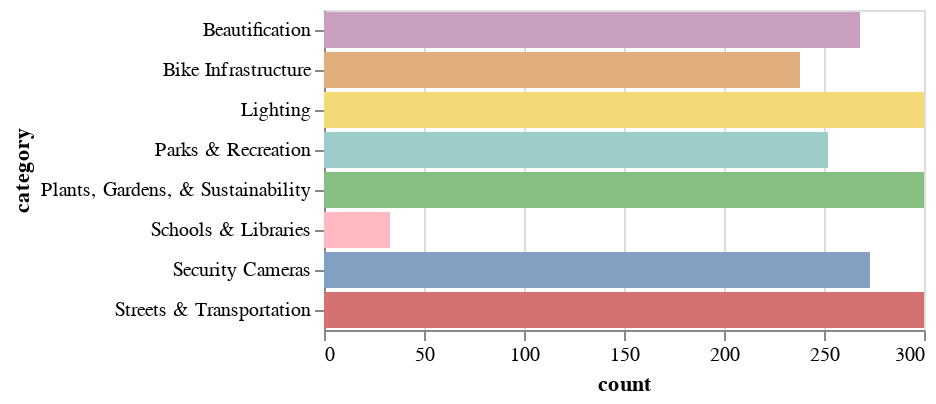

This figure's notebook cell:
### Code cell
alt.Chart(count_cats).mark_bar().encode(
    y='category',
    x='count',
    color=alt.Color('color').scale(None),
    tooltip=['count'],
).interactive()

### Figure 1 — Vega-Lite specification as saved in the notebook (floating-point values rounded to 4 significant figures)
{"config": {"view": {"continuousWidth": 300, "continuousHeight": 300}}, "data": {"name": "data-1056e1d35d50c25cca8701a8a2683e5e"}, "mark": {"type": "bar"}, "encoding": {"color": {"field": "color", "scale": null, "type": "nominal"}, "tooltip": [{"field": "count", "type": "quantitative"}], "x": {"field": "count", "type": "quantitative"}, "y": {"field": "category", "type": "nominal"}}, "params": [{"name": "param_2", "select": {"type": "interval", "encodings": ["x", "y"]}, "bind": "scales"}], "$schema": "https://vega.github.io/schema/vega-lite/v5.20.1.json", "datasets": {"data-1056e1d35d50c25cca8701a8a2683e5e": [{"category": "Beautification", "color": "#c9a1be", "count": 268}, {"category": "Bike Infrastructure", "color": "#e1ae7d", "count": 238}, {"category": "Lighting", "color": "#f3da76", "count": 300}, {"category": "Parks & Recreation", "color": "#9ccdc9", "count": 252}, {"category": "Plants, Gardens, & Sustainability", "color": "#87be81", "count": 300}, {"category": "Schools & Libraries", "color": "#ffbac1", "count": 33}, {"category": "Security Cameras", "color": "#82a0c2", "count": 273}, {"category": "Streets & Transportation", "color": "#d37171", "count": 300}]}}
